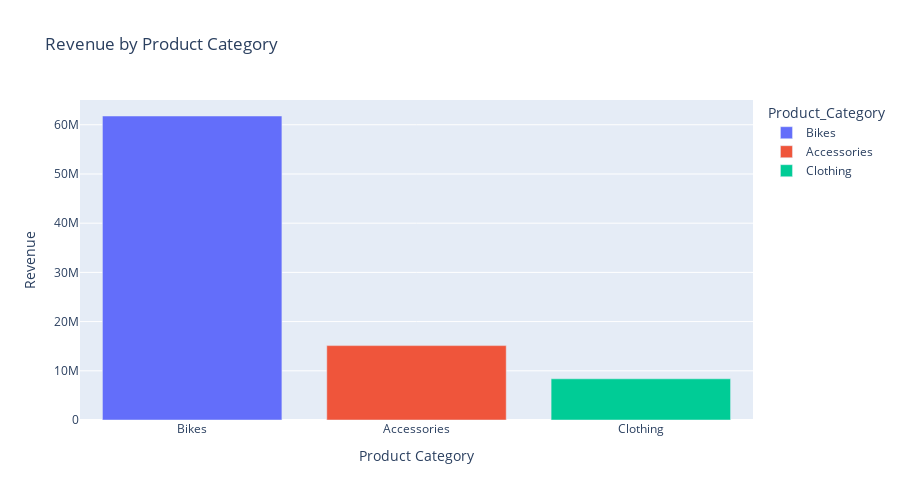

Notebook code cell kept with this figure:
### Code cell
fig = px.bar(Revenue_by_category, x= Revenue_by_category.index, y= Revenue_by_category.values, color= Revenue_by_category.index, title= "Revenue by Product Category",
       width = 900 ,height = 500)
fig.update_layout(
    xaxis_title_text='Product Category',
    yaxis_title_text='Revenue')
fig.show()

### Figure 1 — Plotly figure (JSON) as saved in the notebook; plotly's stock layout.template omitted (floating-point values rounded to 4 significant figures)
{"data": [{"alignmentgroup": "True", "hovertemplate": "Product_Category=%{x}<br>y=%{y}<extra></extra>", "legendgroup": "Bikes", "marker": {"color": "#636efa", "pattern": {"shape": ""}}, "name": "Bikes", "offsetgroup": "Bikes", "orientation": "v", "showlegend": true, "textposition": "auto", "type": "bar", "x": ["Bikes"], "xaxis": "x", "y": [61782134], "yaxis": "y"}, {"alignmentgroup": "True", "hovertemplate": "Product_Category=%{x}<br>y=%{y}<extra></extra>", "legendgroup": "Accessories", "marker": {"color": "#EF553B", "pattern": {"shape": ""}}, "name": "Accessories", "offsetgroup": "Accessories", "orientation": "v", "showlegend": true, "textposition": "auto", "type": "bar", "x": ["Accessories"], "xaxis": "x", "y": [15117992], "yaxis": "y"}, {"alignmentgroup": "True", "hovertemplate": "Product_Category=%{x}<br>y=%{y}<extra></extra>", "legendgroup": "Clothing", "marker": {"color": "#00cc96", "pattern": {"shape": ""}}, "name": "Clothing", "offsetgroup": "Clothing", "orientation": "v", "showlegend": true, "textposition": "auto", "type": "bar", "x": ["Clothing"], "xaxis": "x", "y": [8370882], "yaxis": "y"}], "layout": {"barmode": "relative", "height": 500, "legend": {"title": {"text": "Product_Category"}, "tracegroupgap": 0}, "title": {"text": "Revenue by Product Category"}, "width": 900, "xaxis": {"anchor": "y", "categoryarray": ["Bikes", "Accessories", "Clothing"], "categoryorder": "array", "domain": [0.0, 1.0], "title": {"text": "Product Category"}}, "yaxis": {"anchor": "x", "domain": [0.0, 1.0], "title": {"text": "Revenue"}}}}
